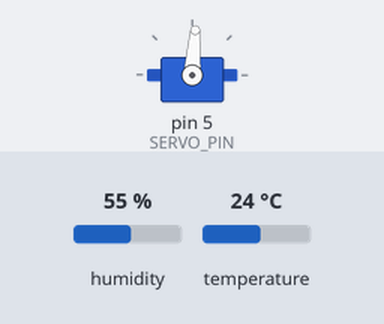
Recording of a sketch running on a simulated Arduino Uno, built with avr-gcc and run on an emulated ATmega328P. Shown: servo. Inputs (shaded band) come from the test bench; at power-on: temperature 24 °C, humidity 55 %. What the sketch prints to the serial monitor is not drawn.

Above: at 4.8 s.
4.9 s: temperature set to 12 °C
At 7.4 s:
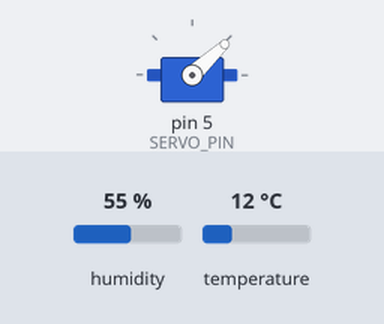
7.9 s: temperature set to 19 °C
At 9.2 s:
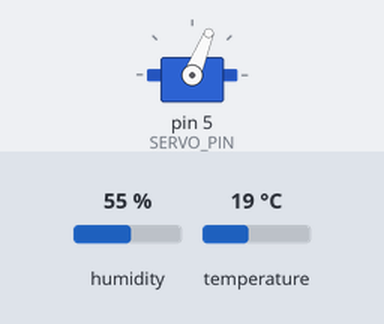
10.9 s: temperature set to 28 °C
At 12.7 s:
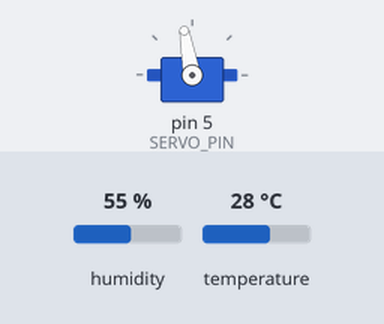
13.9 s: temperature set to 41 °C
At 14.5 s:
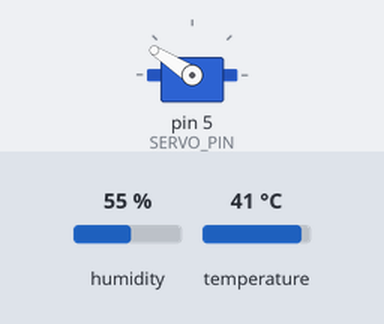
Timing chart, 0 to 16.9 s (numbered marks = the images above; inputs shaded):
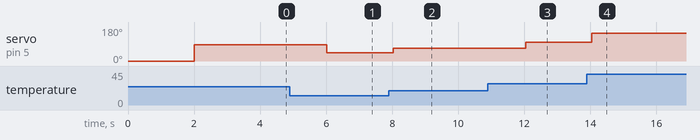

The sketch:

sketch.ino
```cpp
// Lab 7 - Exercise 3: Temperature controls servo position
// DHT22 on pin 2, Servo on pin 5
// Servo acts as a thermometer pointer

#include <Servo.h>
#include <DHT.h>

#define DHT_PIN  2
#define DHT_TYPE DHT22
#define SERVO_PIN 5

// Temperature range for servo mapping
#define TEMP_MIN 0    // 0°C   → servo 0°
#define TEMP_MAX 50   // 50°C  → servo 180°

DHT dht(DHT_PIN, DHT_TYPE);
Servo myservo;

void setup() {
  Serial.begin(9600);
  dht.begin();
  myservo.attach(SERVO_PIN);
  myservo.write(0);  // start at 0°
  Serial.println("=== Lab 7 Exercise 3: Temperature → Servo ===");
}

void loop() {
  delay(2000);  // DHT22 needs 2s between readings

  float temperature = dht.readTemperature();  // Celsius
  float humidity    = dht.readHumidity();

  // Check if reading is valid
  if (isnan(temperature) || isnan(humidity)) {
    Serial.println("DHT22 read error!");
    return;
  }

  // Map temperature to servo angle
  int angle = map(temperature, TEMP_MIN, TEMP_MAX, 0, 180);
  angle = constrain(angle, 0, 180);  // keep within 0–180

  myservo.write(angle);

  Serial.print("Temp: ");
  Serial.print(temperature);
  Serial.print("°C  | Humidity: ");
  Serial.print(humidity);
  Serial.print("%  | Servo angle: ");
  Serial.print(angle);
  Serial.println("°");
}
```

Measured:
- after the input at 4.9 s, servo on pin 5 (SERVO_PIN): 86° → 43° after 1.1 s
- after the input at 7.9 s, servo on pin 5 (SERVO_PIN): 43° → 68° after 0.13 s
- after the input at 10.9 s, servo on pin 5 (SERVO_PIN): 68° → 100° after 1.1 s
- after the input at 13.9 s, servo on pin 5 (SERVO_PIN): 100° → 147° after 0.15 s
